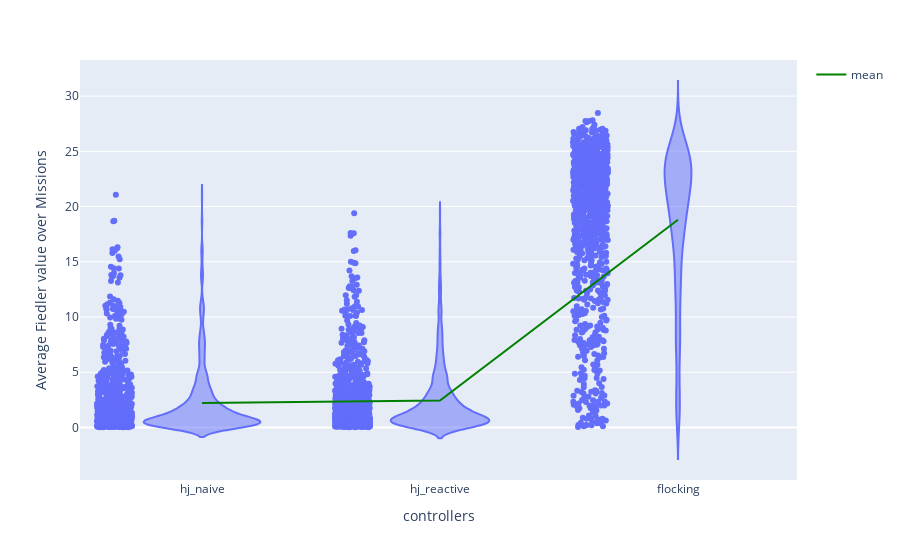

Notebook cell for this chart:
### Markdown cell above
+ Mean Fiedler value

### Code cell
fiedler_dict = {"hj_naive": metrics_hj_naive["fiedler_mean"],
                      "hj_reactive": metrics_hj_reactive["fiedler_mean"],
                      "flocking": metrics_hj_flocking["fiedler_mean"]}
beta_index_avg_df = pd.DataFrame(fiedler_dict)
fig_beta = px.violin(beta_index_avg_df, points="all")
mean_trace = go.Scatter(
    x=beta_index_avg_df.columns,
    y=beta_index_avg_df.mean(),
    mode='lines',
    line=dict(color='green', width=2),
    showlegend=True,
    name="mean"
)
fig_beta.add_trace(mean_trace)
# Add custom x and y labels
fig_beta.update_layout(
    xaxis_title="controllers",
    yaxis_title="Average Fiedler value over Missions"
)
fig_beta.show()

### Figure 1 — Plotly figure (JSON) as saved in the notebook; plotly's stock layout.template omitted (floating-point values rounded to 4 significant figures; data arrays with more than 128 entries replaced by an {"elided": "..."} marker saying what was removed)
{"data": [{"alignmentgroup": "True", "box": {"visible": false}, "hovertemplate": "variable=%{x}<br>value=%{y}<extra></extra>", "legendgroup": "", "marker": {"color": "#636efa"}, "name": "", "offsetgroup": "", "orientation": "v", "points": "all", "scalegroup": "True", "showlegend": false, "type": "violin", "x": {"elided": "3042 str values"}, "x0": " ", "xaxis": "x", "y": {"elided": "3042 float values"}, "y0": " ", "yaxis": "y"}, {"line": {"color": "green", "width": 2}, "mode": "lines", "name": "mean", "showlegend": true, "type": "scatter", "x": ["hj_naive", "hj_reactive", "flocking"], "y": [2.214, 2.434, 18.8]}], "layout": {"legend": {"tracegroupgap": 0}, "margin": {"t": 60}, "violinmode": "group", "xaxis": {"anchor": "y", "domain": [0, 1], "title": {"text": "controllers"}}, "yaxis": {"anchor": "x", "domain": [0, 1], "title": {"text": "Average Fiedler value over Missions"}}}}
